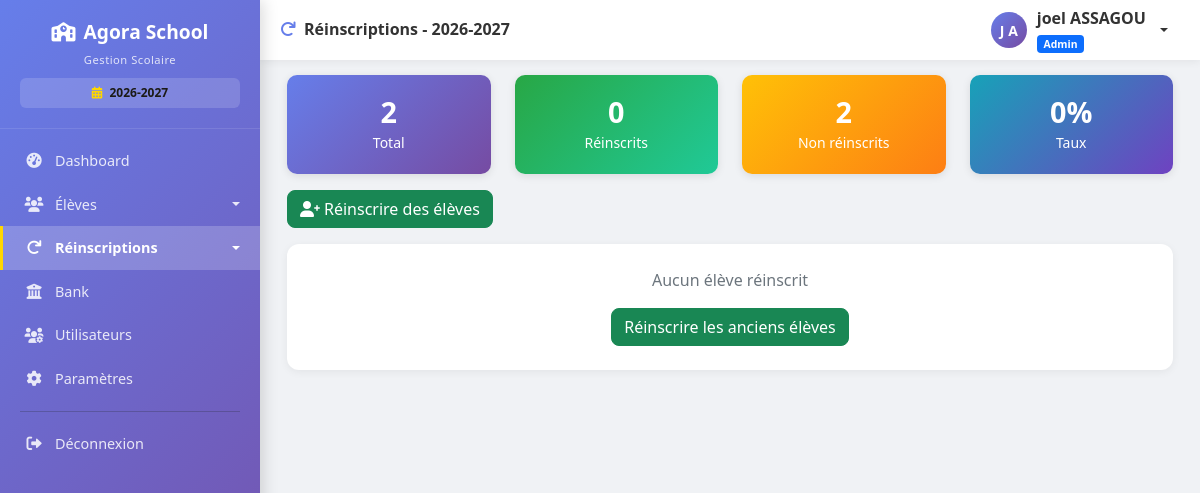
Page /reinscriptions (signed in) on the committed database.
### models.py (models this page shows, shortened)
class Parametre(db.Model):
    __tablename__ = 'parametres'
    id = db.Column(db.Integer, primary_key=True)
    cle = db.Column(db.String(100), unique=True, nullable=False)
    valeur = db.Column(db.String(500))
    description = db.Column(db.String(200))
    date_modification = db.Column(db.DateTime, default=datetime.utcnow, onupdate=datetime.utcnow)

class User(UserMixin, db.Model):
    __tablename__ = 'users'
    id = db.Column(db.Integer, primary_key=True)
    username = db.Column(db.String(80), unique=True, nullable=False, index=True)
    password_hash = db.Column(db.String(200), nullable=False)
    nom = db.Column(db.String(100), nullable=False)
    prenom = db.Column(db.String(100), nullable=False)
    role = db.Column(db.String(20), default='user')  # admin, comptable, user
    actif = db.Column(db.Boolean, default=True)
    created_at = db.Column(db.DateTime, default=datetime.utcnow)
    last_login = db.Column(db.DateTime, nullable=True)
    @property
    def nom_complet(self):
        return f"{self.prenom} {self.nom}"

### routes.py (the view)
@app.route('/reinscriptions')
@login_required
def liste_reinscriptions():
    if current_user.role not in ['admin', 'comptable']:
        flash('Accès non autorisé', 'danger')
        return redirect(url_for('liste_eleves'))
    annee_active = get_annee_active()
    eleves_reinscrits = Eleve.query.filter_by(reinscrit=True, annee_scolaire=annee_active)\
                                    .order_by(Eleve.date_reinscription.desc()).all()
    total = Eleve.query.filter_by(actif=True).count()
    reinscrits = len(eleves_reinscrits)
    non_reinscrits = total - reinscrits
    return render_template('reinscriptions/liste.html',
                         eleves_reinscrits=eleves_reinscrits,
                         annee_active=annee_active,
                         annees=get_annees_scolaires(),
                         total=total,
                         reinscrits=reinscrits,
                         non_reinscrits=non_reinscrits)

### app.py (called while the page is built)
@app.after_request
def close_db_connection(response):
    try:
        db.session.close()
    except:
        pass
    return response

### routes.py (called while the page is built)
@login_manager.user_loader
def load_user(user_id):
    return User.query.get(int(user_id))

def get_parametre(cle, default=None):
    param = Parametre.query.filter_by(cle=cle).first()
    return param.valeur if param else default

def get_annees_scolaires():
    annees_str = get_parametre('annees_scolaires', '2024-2025,2025-2026,2026-2027')
    return [a.strip() for a in annees_str.split(',') if a.strip()]

def get_annee_active():
    return get_parametre('annee_scolaire_active', '2025-2026')

@app.context_processor
def injecter_parametres_ecole():
    try:
        params = Parametre.query.all()
        parametres = {p.cle: p.valeur for p in params}
    except:
        parametres = {}
    defaults = {
        'nom_ecole': 'GS LAUREADES',
        'devise': 'FCFA',
        'annee_scolaire': '2024-2025',
        'adresse_ecole': '',
        'telephone_ecole': '',
        'email_notification': ''
    }
    for key, value in defaults.items():
        if key not in parametres or not parametres[key]:
            parametres[key] = value
    return dict(parametres_ecole=parametres)

### templates/reinscriptions/liste.html (shortened to what this page needs)
{% extends "base.html" %}
{% block page_title %}
<i class="fas fa-redo me-2" style="color: #667eea;"></i>Réinscriptions - {{ annee_active }}
{% endblock %}
{% block content %}
<div class="container-fluid">
    <div class="row mb-3">
        <div class="col-md-3">
            <div class="stat-card" style="background: linear-gradient(135deg, #667eea, #764ba2);">
                <h3>{{ total }}</h3><small>Total</small>
            </div>
        </div>
        <div class="col-md-3">
            <div class="stat-card" style="background: linear-gradient(135deg, #28a745, #20c997);">
                <h3>{{ reinscrits }}</h3><small>Réinscrits</small>
            </div>
        </div>
        <div class="col-md-3">
            <div class="stat-card" style="background: linear-gradient(135deg, #ffc107, #fd7e14);">
                <h3>{{ non_reinscrits }}</h3><small>Non réinscrits</small>
            </div>
        </div>
        <div class="col-md-3">
            <div class="stat-card" style="background: linear-gradient(135deg, #17a2b8, #6f42c1);">
                <h3>{{ "{:.0f}".format((reinscrits / total * 100) if total > 0 else 0) }}%</h3><small>Taux</small>
            </div>
        </div>
    </div>
    <div class="mb-3">
        <a href="{{ url_for('reinscrire_anciens') }}" class="btn btn-success">
            <i class="fas fa-user-plus me-1"></i>Réinscrire des élèves
        </a>
    </div>
    <div class="card">
        <div class="card-body p-0">
            {% if eleves_reinscrits|length > 0 %}
            <div class="table-responsive">
                <table class="table table-hover mb-0" id="reinscriptionsTable">
                    <thead style="background: linear-gradient(135deg, #667eea 0%, #764ba2 100%); color: white;">
                        <tr>
                            <th>Matricule</th>
                            <th>Élève</th>
                            <th>Classe</th>
                            <th>Date réinscription</th>
                            <th>Par</th>
                            <th class="text-center">Actions</th>
                        </tr>
                    </thead>
                    <tbody>
                        {% for eleve in eleves_reinscrits %}
                        <tr id="reinsRow{{ eleve.id }}">
                            <td><code>{{ eleve.matricule }}</code></td>
                            <td><strong>{{ eleve.nom_complet }}</strong></td>
                            <td><span class="badge bg-primary">{{ eleve.classe }}</span></td>
                            <td>{{ eleve.date_reinscription.strftime('%d/%m/%Y %H:%M') if eleve.date_reinscription else '-' }}</td>
                            <td>{{ eleve.reinscrit_par or '-' }}</td>
                            <td class="text-center">
                                <button class="btn btn-warning btn-sm"
                                        onclick="reverserReinscription({{ eleve.id }}, '{{ eleve.nom_complet }}')"
                                        title="Annuler la réinscription">
                                    <i class="fas fa-undo me-1"></i>Reverser
                                </button>
                            </td>
                        </tr>
                        {% endfor %}
                    </tbody>
                </table>
            </div>
            {% else %}
            <div class="text-center py-4">
                <p class="text-muted">Aucun élève réinscrit</p>
                <a href="{{ url_for('reinscrire_anciens') }}" class="btn btn-success">
                    Réinscrire les anciens élèves
                </a>
            </div>
            {% endif %}
        </div>
    </div>
</div>
{% endblock %}

### templates/base.html (shortened to what this page needs)
<!DOCTYPE html>
<html lang="fr">
<head>
    <link href="https://cdn.jsdelivr.net/npm/bootstrap@5.1.3/dist/css/bootstrap.min.css" rel="stylesheet">
    <link rel="stylesheet" href="https://cdnjs.cloudflare.com/ajax/libs/font-awesome/6.0.0/css/all.min.css">
    <link href="https://cdn.datatables.net/1.11.5/css/dataTables.bootstrap5.min.css" rel="stylesheet">
</head>
<body>
    <div class="app-layout">
        {% if current_user.is_authenticated %}
        <aside class="sidebar" id="sidebar">
            <div class="sidebar-logo">
                <h4><i class="fas fa-school me-2"></i>Agora School</h4>
                <small>Gestion Scolaire</small>
                {% set annee_active = parametres_ecole.get('annee_scolaire_active', '2025-2026') if parametres_ecole else '2025-2026' %}
                <div style="margin-top: 8px; padding: 6px 10px; background: rgba(255,255,255,0.15); border-radius: 6px; font-size: 0.75rem;">
                    <i class="fas fa-calendar-alt me-1" style="color: #ffd700;"></i>
                    <strong style="color: #1b1a16;">{{ annee_active }}</strong>
                </div>
            </div>
            <nav class="sidebar-nav">
                {% if current_user.role == 'admin' %}
                <a class="nav-link {% if request.endpoint == 'dashboard' %}active{% endif %}"
                   href="{{ url_for('dashboard') }}">
                    <i class="fas fa-tachometer-alt"></i> Dashboard
                </a>
                {% endif %}
                <div class="eleves-dropdown">
                    <a class="nav-link dropdown-toggle {% if request.endpoint == 'liste_eleves' %}active{% endif %}"
                       href="#" onclick="toggleSidebarDropdown(event, this)">
                        <i class="fas fa-users"></i> Élèves
                    </a>
                </div>
                {% if current_user.role in ['admin', 'comptable'] %}
                <div class="eleves-dropdown">
                    <a class="nav-link dropdown-toggle {% if request.endpoint in ['liste_reinscriptions', 'reinscrire_anciens'] %}active{% endif %}"
                       href="#" onclick="toggleSidebarDropdown(event, this)">
                        <i class="fas fa-redo"></i> Réinscriptions
                    </a>
                </div>
                {% endif %}
                {% if current_user.role in ['admin', 'comptable'] %}
                <a class="nav-link {% if request.endpoint == 'bank' %}active{% endif %}"
                   href="{{ url_for('bank') }}">
                    <i class="fas fa-university"></i> Bank
                </a>
                {% endif %}
                {% if current_user.role == 'admin' %}
                <a class="nav-link {% if request.endpoint == 'liste_utilisateurs' %}active{% endif %}"
                   href="{{ url_for('liste_utilisateurs') }}">
                    <i class="fas fa-users-cog"></i> Utilisateurs
                </a>
                <a class="nav-link {% if request.endpoint == 'parametres' %}active{% endif %}"
                   href="{{ url_for('parametres') }}">
                    <i class="fas fa-cog"></i> Paramètres
                </a>
                {% endif %}
                <hr>
                <a class="nav-link" href="{{ url_for('logout') }}">
                    <i class="fas fa-sign-out-alt"></i> Déconnexion
                </a>
            </nav>
        </aside>
        {% endif %}
        <main class="main-area">
            {% if current_user.is_authenticated %}
            <header class="topbar">
                <div class="d-flex align-items-center gap-2">
                    <h5>{% block page_title %}Gestion utilisateur{% endblock %}</h5>
                </div>
                <div class="dropdown">
                    <a href="#" class="user-dropdown dropdown-toggle" data-bs-toggle="dropdown" aria-label="Menu utilisateur">
                        <div class="user-avatar">
                            {{ current_user.prenom[0]|upper if current_user.prenom else current_user.username[0]|upper }}
                            {{ current_user.nom[0]|upper if current_user.nom else '' }}
                        </div>
                        <div class="d-none d-md-block text-start">
                            <strong>{{ current_user.nom_complet or current_user.username }}</strong>
                            <div>
                                <span class="badge bg-{{ 'primary' if current_user.role == 'admin' else 'warning' if current_user.role == 'comptable' else 'info' }}"
                                      style="font-size:0.65rem;">
                                    {{ current_user.role|capitalize }}
                                </span>
                            </div>
                        </div>
                    </a>
                </div>
            </header>
            {% endif %}
            <div class="page-content" id="pageContent">
                {% block content %}{% endblock %}
            </div>
        </main>
    </div>
</body>
</html>

### templates/base.html (style rules this page uses)
:root { --primary-gradient: linear-gradient(135deg, #667eea 0%, #764ba2 100%); --sidebar-width: 260px; --topbar-height: 60px; --safe-area-bottom: env(safe-area-inset-bottom, 20px); }
* { margin: 0; padding: 0; box-sizing: border-box; }
html, body { height: 100%; width: 100%; font-family: 'Segoe UI', Tahoma, Geneva, Verdana, sans-serif; background: #f0f2f5; }
body { overflow: hidden; }
.app-layout { display: flex; height: 100vh; height: 100dvh; width: 100%; }
.sidebar { width: var(--sidebar-width); min-width: var(--sidebar-width); height: 100vh; height: 100dvh; background: var(--primary-gradient); position: fixed; top: 0; left: 0; z-index: 1030; display: flex; flex-direction: column; box-shadow: 3px 0 15px rgba(0,0,0,0.15); transition: transform 0.3s ease; }
.sidebar-logo { padding: 20px; text-align: center; border-bottom: 1px solid rgba(255,255,255,0.1); flex-shrink: 0; }
.sidebar-logo h4 { font-size: 1.2rem; margin-bottom: 3px; color: white; font-weight: 700; }
.sidebar-logo small { font-size: 0.7rem; opacity: 0.8; color: white; letter-spacing: 0.5px; }
.sidebar-nav { flex: 1; overflow-y: auto; overflow-x: hidden; padding: 10px 0; -webkit-overflow-scrolling: touch; }
.sidebar .nav-link { color: rgba(255,255,255,0.85); padding: 11px 20px; font-size: 0.9rem; border-left: 3px solid transparent; transition: all 0.2s; display: flex; align-items: center; white-space: nowrap; text-decoration: none; cursor: pointer; }
.sidebar .nav-link.active { background: rgba(255,255,255,0.2); color: white; border-left-color: #ffd700; font-weight: 600; }
.sidebar .nav-link i { width: 22px; margin-right: 10px; text-align: center; font-size: 0.95rem; }
.eleves-dropdown { position: relative; }
.eleves-dropdown .dropdown-toggle::after { margin-left: auto; transition: transform 0.3s ease; }
.sidebar hr { margin: 10px 20px; border-color: rgba(255,255,255,0.15); }
.main-area { flex: 1; margin-left: var(--sidebar-width); height: 100vh; height: 100dvh; display: flex; flex-direction: column; overflow: hidden; background: #f0f2f5; }
.topbar { height: var(--topbar-height); min-height: var(--topbar-height); background: white; display: flex; align-items: center; justify-content: space-between; padding: 0 20px; box-shadow: 0 2px 8px rgba(0,0,0,0.06); z-index: 1020; flex-shrink: 0; }
.topbar h5 { margin: 0; font-weight: 600; color: #333; font-size: 1rem; }
.user-dropdown { display: flex; align-items: center; gap: 10px; padding: 6px 12px; border-radius: 8px; cursor: pointer; text-decoration: none; color: #333; transition: background 0.2s; }
.user-avatar { width: 36px; height: 36px; background: var(--primary-gradient); border-radius: 50%; display: flex; align-items: center; justify-content: center; color: white; font-weight: 700; font-size: 14px; flex-shrink: 0; }
.page-content { flex: 1; overflow-y: auto; overflow-x: hidden; padding: 15px; -webkit-overflow-scrolling: touch; padding-bottom: calc(15px + var(--safe-area-bottom)); }
.card { border-radius: 12px; border: none; box-shadow: 0 2px 8px rgba(0,0,0,0.06); margin-bottom: 15px; }
.btn { border-radius: 8px; transition: all 0.2s; }

### templates/reinscriptions/liste.html (style rules this page uses)
.stat-card { border-radius: 10px; padding: 20px; color: white; text-align: center; box-shadow: 0 2px 8px rgba(0,0,0,0.1); }
.stat-card h3 { margin: 0; font-size: 1.8rem; font-weight: 700; }

### rows in the picture
Parametre: valeur "2026-2027"
User: prenom "J", nom "A", prenom+nom "joel ASSAGOU", role "Admin"

### other values in the picture
{{ total }} "2"
{{ reinscrits }} "0"
{{ non_reinscrits }} "2"
{{ "{:.0f}".format((reinscrits / total * 100) if total > 0 else 0) }} "0"
